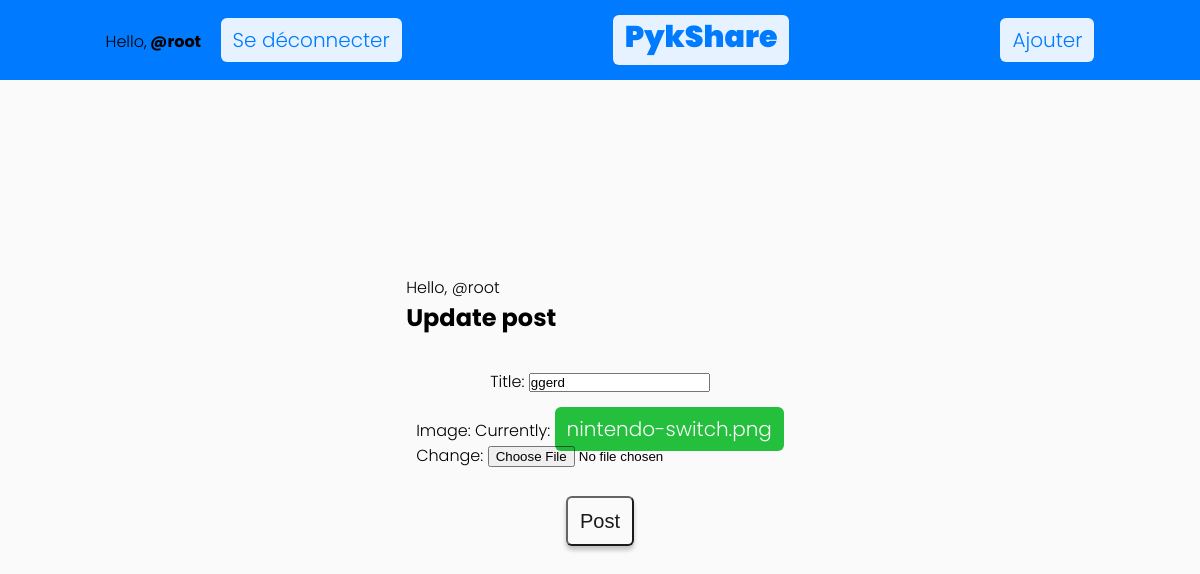
Before: /post/edit/2 (signed in) with the older database file.
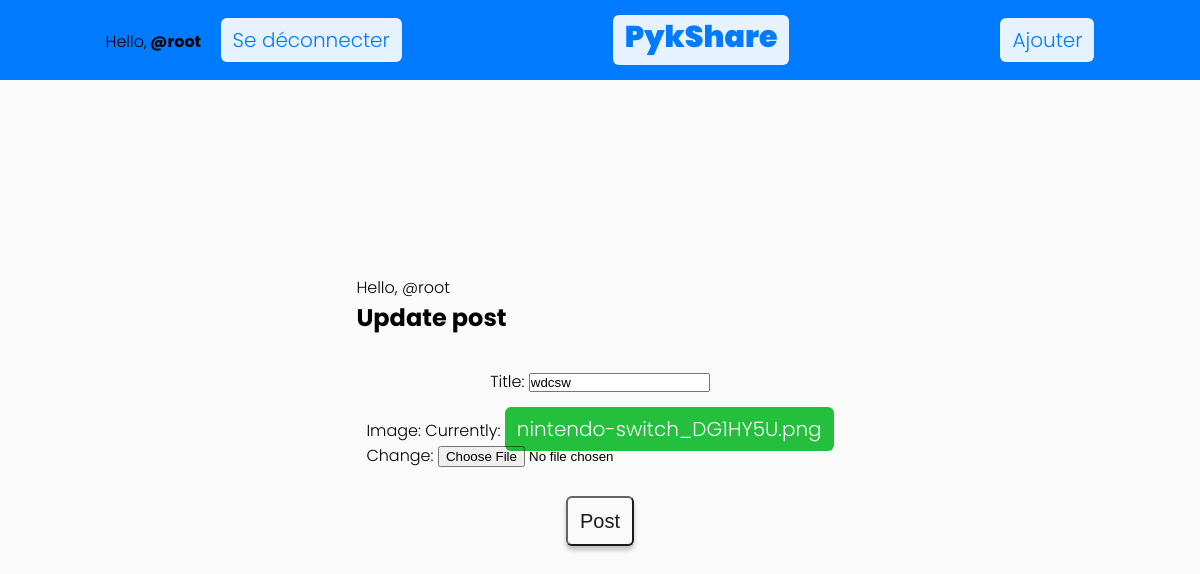
After: the same page with the newer database file.
### app/models.py (models this page shows, shortened)
class Post(models.Model):
    title = models.CharField(max_length=200)
    image = models.ImageField(default='')
    author = models.ForeignKey(User, on_delete=models.CASCADE)
    uploaded_at = models.DateField(auto_now_add=True)
    date = models.DateTimeField(auto_now_add=True)
    likes = models.ManyToManyField(User, related_name="likes")

### app/views.py (the view)
# urls.py: path('post/edit/<int:pk>', PostUpdate.as_view(), name='updatepost'),
@method_decorator(login_required, name='dispatch')
class PostUpdate(UpdateView):
    model = Post
    template_name = 'app/update_post.html'
    success_url = reverse_lazy('feed')
    fields = ['title', 'image']

### templates/app/update_post.html (shortened to what this page needs)
{% extends 'app/base.html' %}
{% block content %}
    {% if user.is_authenticated %}
            <span>Hello, @{{ request.user }}</span>
        <h1>Update post</h1><br>
        <div class="add-section">
            <form class="add-section" method="POST" enctype="multipart/form-data">
                {{ form.as_p }}
                <input class="input" type="submit" value="Post">
            </form>
        </div>
    {% else %}
        <h1>NOT ALLOWED</h1>
    {% endif %}
{% endblock %}

Changed rows visible on the page:
changed Post: title "ggerd" → "wdcsw"
Other visible differences:
text no longer shown: "Title: Image: Currently: nintendo-switch.png Change:"
text now shown: "Title: Image: Currently: nintendo-switch_DG1HY5U.png Change:"
